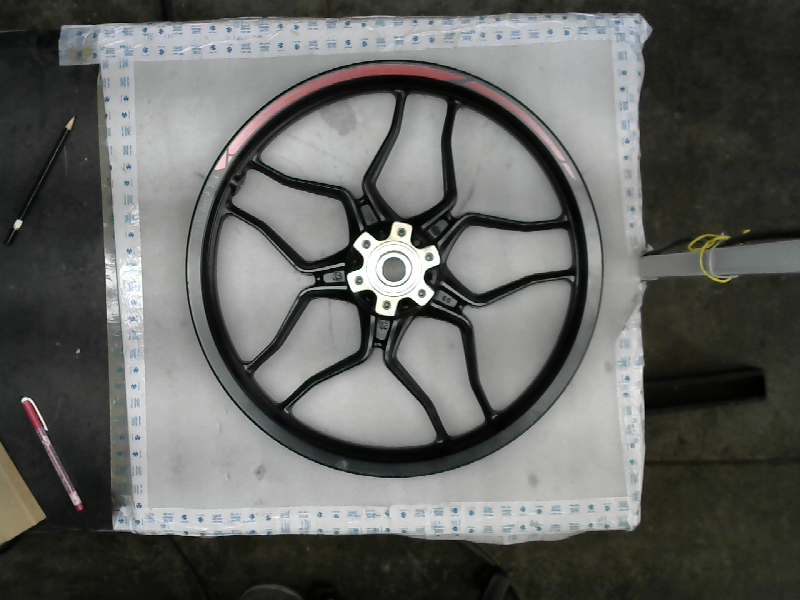
#> input picture tempimg_mattred.png, 800 x 600 px, found by its file name
$ python Colormatch_rim.py
#> lines starting #> are read from the running program, lines starting #| are printed output that depends on the picture; after the words box and inside, x2 and y2 are one past the last pixel; in counts of white or black regions, pixels touching at a corner belong together; long printed decimals are rounded
import cv2

cap=cv2.VideoCapture(0,cv2.CAP_DSHOW)
cap.set(cv2.CAP_PROP_FRAME_WIDTH,780)
cap.set(cv2.CAP_PROP_FRAME_HEIGHT,1270)
cv2.namedWindow("camera test")
img_counter=0

img1=cv2.imread(r"C:\Users\asannidhi\Desktop\tempimg_mattred.png")
#> img1 is the input picture: shape (600, 800, 3); mean B, G, R 97.3, 100, 99.2
template1 = img1[50:200,200:600]
img2=cv2.imread(r"C:\Users\asannidhi\Desktop\tempimg_glossyred.png")
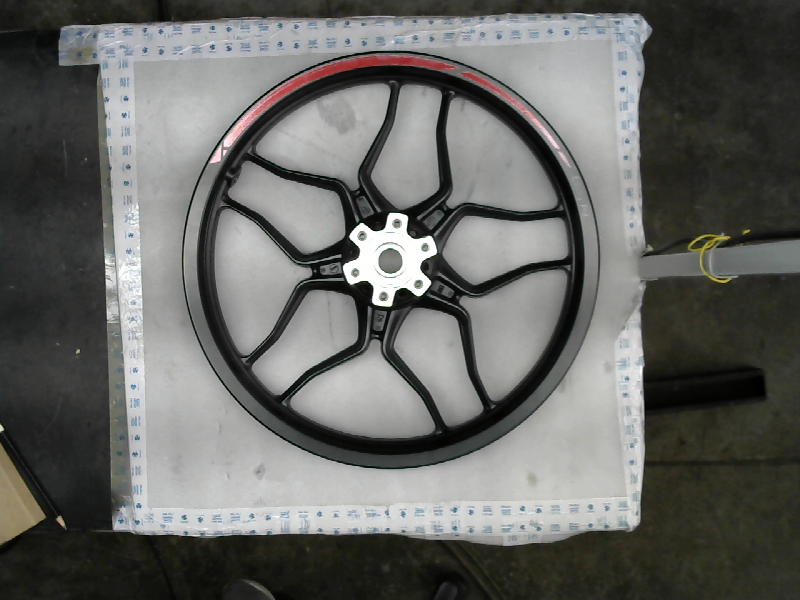
#> input picture tempimg_glossyred.png, 800 x 600 px, found by its file name
#> img2 is the input picture: shape (600, 800, 3); mean B, G, R 100.3, 103.2, 102.6
template2 = img2[50:200,200:600]
img3=cv2.imread(r"C:\Users\asannidhi\Desktop\tempimg_plasmablue.png")
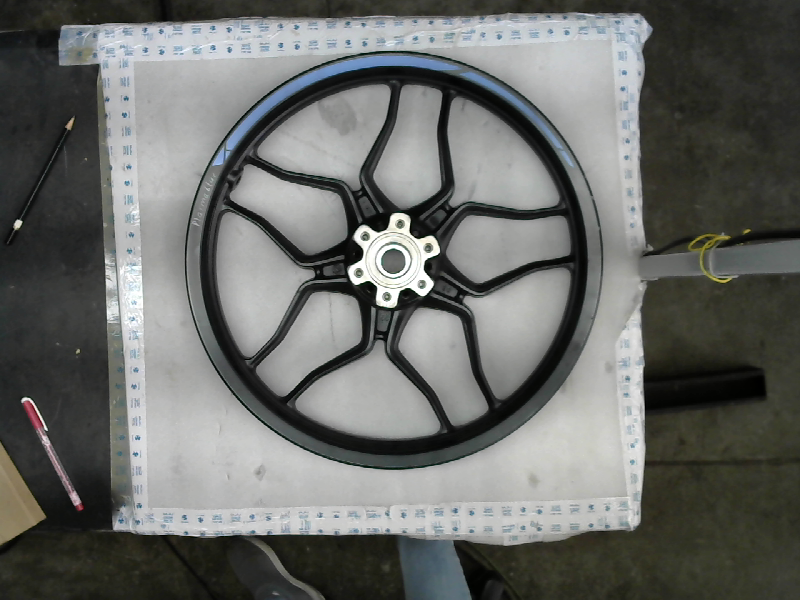
#> input picture tempimg_plasmablue.png, 800 x 600 px, found by its file name
#> img3 is the input picture: shape (600, 800, 3); mean B, G, R 104, 106.9, 105.2
template3 = img3[50:200,200:600]
while True:
    ret,frame=cap.read()
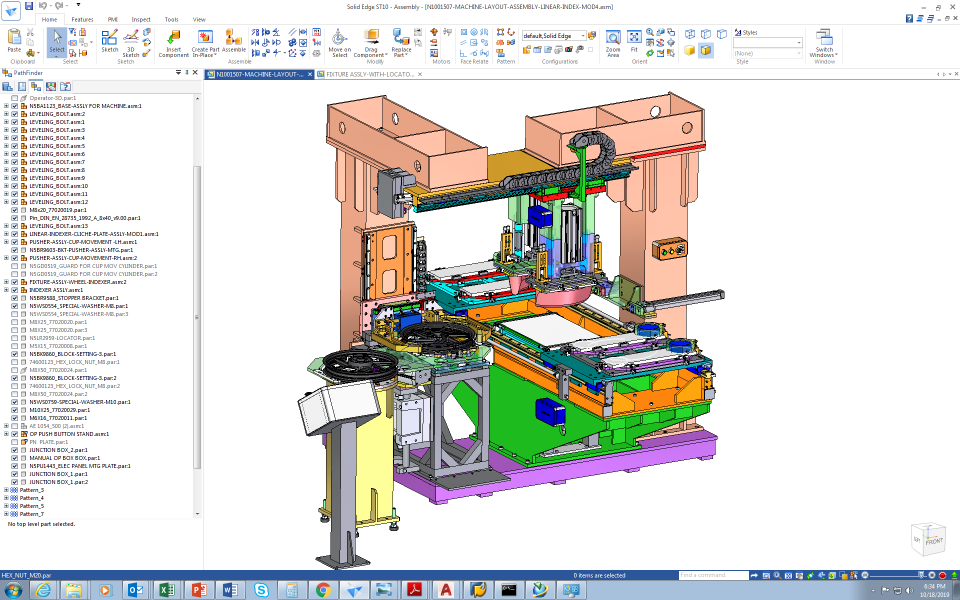
#> input picture padprinting-setup1.png, 1920 x 1200 px, given in place of the camera (shown at 1/2 size)
#> frame is the input picture: shape (1200, 1920, 3); mean B, G, R 215.2, 218.8, 219.9
    top_left=(180,50)
    bottom_right=(610,480)
    cv2.rectangle(frame,top_left, bottom_right, 255, 2)
#> frame: shape (1200, 1920, 3); 0.22% of pixels changed, all inside (x1, y1, x2, y2) = (179, 49, 612, 482)
    areacov = frame[50:480, 180:610]
    imageGray = cv2.cvtColor(areacov, cv2.COLOR_RGB2GRAY)
    ret1,thresh1 = cv2.threshold(imageGray,100,255,cv2.THRESH_BINARY)
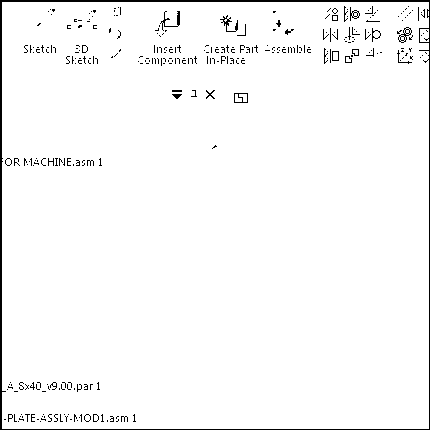
#> thresh1: shape (430, 430); 97.3% white; 317 black regions (292 under 20 px), largest, box (x1, y1, x2, y2) and area: (0, 0, 430, 430) 2645, (160, 11, 180, 31) 94, (220, 15, 238, 32) 87

    templateGray1 = cv2.cvtColor(template1, cv2.COLOR_RGB2GRAY)
    ret21,thresh21 = cv2.threshold(templateGray1,100,255,cv2.THRESH_BINARY)
#> thresh21: shape (150, 400); 75.2% white; 2 black regions (1 under 20 px), largest, box (x1, y1, x2, y2) and area: (0, 10, 392, 150) 14885
    templateGray2 = cv2.cvtColor(template2, cv2.COLOR_RGB2GRAY)
    ret22,thresh22 = cv2.threshold(templateGray2,100,255,cv2.THRESH_BINARY)
#> thresh22: shape (150, 400); 74.4% white; 14 black regions (12 under 20 px), largest, box (x1, y1, x2, y2) and area: (0, 0, 391, 150) 15192, (261, 23, 300, 43) 170
    templateGray3 = cv2.cvtColor(template3, cv2.COLOR_RGB2GRAY)
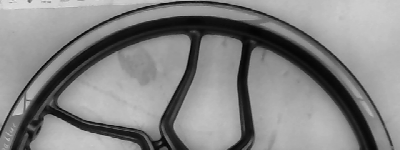
#> templateGray3: shape (150, 400); min 4, max 228, mean 133.3
    ret23,thresh23 = cv2.threshold(templateGray3,100,255,cv2.THRESH_BINARY)
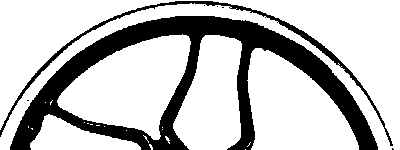
#> thresh23: shape (150, 400); 75.6% white; 7 black regions (5 under 20 px), largest, box (x1, y1, x2, y2) and area: (10, 16, 378, 150) 12907, (0, 1, 393, 146) 1753

    result1 = cv2.matchTemplate(thresh1, thresh21, cv2.TM_CCOEFF_NORMED)
    result2 = cv2.matchTemplate(thresh1, thresh22, cv2.TM_CCOEFF_NORMED)
    result3 = cv2.matchTemplate(thresh1, thresh23, cv2.TM_CCOEFF_NORMED)
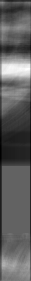
#> result3: shape (281, 31) float32; min -0.0469, max 0.0747, mean -0.00161; drawn with min black and max white

    (minVal1, maxVal1, minLoc1, maxLoc1) = cv2.minMaxLoc(result1)
#> minVal1 = -0.0474; maxVal1 = 0.0701; minLoc1 = (0, 139); maxLoc1 = (16, 64)
    (minVal2, maxVal2, minLoc2, maxLoc2) = cv2.minMaxLoc(result2)
#> minVal2 = -0.0487; maxVal2 = 0.0699; minLoc2 = (0, 148); maxLoc2 = (29, 68)
    (minVal3, maxVal3, minLoc3, maxLoc3) = cv2.minMaxLoc(result3)
#> minVal3 = -0.0469; maxVal3 = 0.0747; minLoc3 = (0, 148); maxLoc3 = (28, 68)

    #format_maxVal = "{:.2f}".format(maxVal)
    #print(format_maxVal)
    probval = 0.96
    if maxVal1>maxVal2 and maxVal1>maxVal3:
        cv2.putText(frame, "MATT RED", (300,300), cv2.FONT_HERSHEY_SIMPLEX, 1, (0,0,255), 2)
    if maxVal2>maxVal3 and maxVal2>maxVal1:
        cv2.putText(frame, "GLOSSY RED", (300,300), cv2.FONT_HERSHEY_SIMPLEX, 1, (4,0,221), 2)
    if maxVal3>maxVal2 and maxVal3>maxVal1:
        cv2.putText(frame, "PLASMA BLUE", (300,300), cv2.FONT_HERSHEY_SIMPLEX, 1, (255,0,0), 2)

    print(maxVal1,maxVal2,maxVal3)
#| 0.07006 0.06991 0.07467
    #if maxVal>=probval:
        #cv2.putText(frame, "PRESENT", (300,500), cv2.FONT_HERSHEY_SIMPLEX, 1, (0,255,0), 2)

    k = cv2.waitKey(1)
#> (key Esc is pressed here)
    if k%256 == 27:
        print('Escape hit. Closing...')
        break
    elif k%256 == 32:
        img_name = "imagelight_{}.png".format(img_counter)
        cv2.imwrite(img_name, frame)
        print("{} written".format(img_name))
        img_counter += 1
    cv2.imshow("camera test",frame)
cap.release()
cv2.destroyAllWindows()
